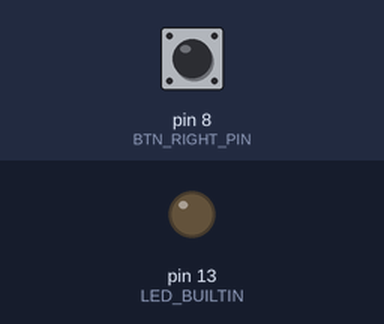
This sketch was run on a simulated Arduino Uno, built with avr-gcc and run on an emulated ATmega328P. Shown: output pins drawn as LEDs (lit = HIGH). The inputs (shaded band) are chosen by the test bench; at power-on: pin 8 (BTN_RIGHT_PIN) HIGH. What the sketch prints to the serial monitor is not drawn.

Above: at 1.2 s.
1.3 s: pin 8 (BTN_RIGHT_PIN) pulled LOW for 1 s
At 2.1 s:
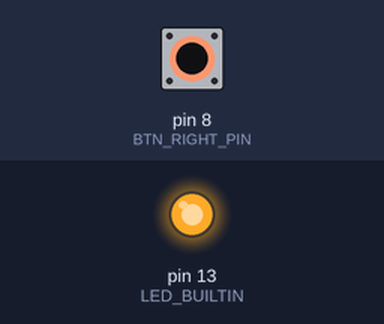
4.3 s: pin 8 (BTN_RIGHT_PIN) pulled LOW for 3.2 s
At 9.5 s:
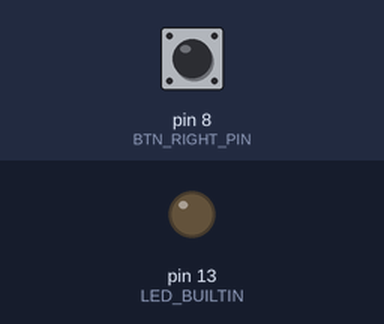
Timing chart, 0 to 11.0 s (numbered marks = the images above; inputs shaded):
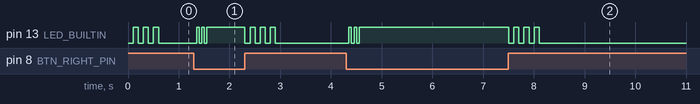

The sketch:

BtnBounceSuppress.ino
```cpp
/*
   пример скетча для устранения дребезга кнопки.
   Кнопка сичтается нажатой или НЕ нажатой если она находится в одном из этих состояний 10 (countStateToSwitch=10) и более циклов считывания подряд
*/

#define BTN_RIGHT_PIN 8

enum BtnState {  //возможные состояния кнопок
  None = 1,
  Pressed = 2,
  Released = 3,
  Front = 4,
  Fall = 5
};

struct Btn {    // структура кнопки
  byte pin = 0;
  int countState = 0;             // счетчик считываний
  int countStateToSwitch = 10;
  BtnState stableState = None;   // текущее устойчивое состояние кнопки
  BtnState prevState = None;     // предыдущее считаное состояние кнопки

  //-------------------------- функция для инициализации (установки исходного рабочего состояния) кнопки (типа как конструктор у класса)
  void init(byte btnpin) {
    pin = btnpin;
    pinMode(pin, INPUT_PULLUP);
  }

  //---------------------------- Функция Check возвращает одно из состояний Pressed, Released, Front, Fall.
  BtnState check() {
    BtnState instantState;    // состояние кнопки на текущий момент
    if (digitalRead(pin))   // читаем пин
      instantState = Released;  // кнопка отпущена (возможно дребезжит)
    else
      instantState = Pressed;   // кнопка нажата (возможно дребезжит)

    // Front и Fall - переходные состояния в котором кнопка может находиться только один цикл проверки
    // после чего состояние безусловно меняется на Pressed или Released соответственно.
    if (stableState == Front)
      stableState = Pressed;
    else if (stableState == Fall)
      stableState = Released;

    if (instantState != prevState)  // если изменилось состояние то
      countState = 0;           // обнуляем счетчик и начинаем новый отсчет
    else {
      countState++;             // если состояние не меняется то инкрементим счетчик
      if (countState == countStateToSwitch && stableState != instantState) {  // если насчитали нужное количество одиноковых считываний то меняем стабильное состояние
        if (instantState == Pressed)     // переход из одного стабильного состояния в другое происходит через состояния Front или Fall
          stableState = Front;
        else
          stableState = Fall;
      }
      else if (countState > countStateToSwitch) { // Если ничего не меняется и счетчик больше 10 то
        countState--;                             // декризим счетчик чтобы он не переполнился.
      }
    }

    prevState = instantState;
    return stableState;                           // Всегда возвращаем  стабильное (отфильтрованное от дребезга) состояние
  }
};

Btn btnRight;

void setup() {
  Serial.begin(115200);
  btnRight.init(BTN_RIGHT_PIN);     // инициализация кнопки
  pinMode(LED_BUILTIN, OUTPUT);
}

void loop() {
  BtnState bs = btnRight.check();   // получаем стабильное состояние
  if (bs == Front || bs == Fall) {  // приход фронта и спада обозначаем миганием светодиода
    byte pause = 50 + 50 * (bs == Fall);
    for (int i = 0; i < 6; i++)
    {
      digitalWrite( LED_BUILTIN, i % 2);
      delay(pause);
    }
  }
  else
    digitalWrite( LED_BUILTIN, (bs == Pressed));  // устойчивые стосояния нажатия и отпускания соответсвенно показываем светодиодом

  Serial.print(bs);
  Serial.print(" ");
  Serial.print(btnRight.countState);
  Serial.println(" ");
}
```

Measured:
- after the input at 1.3 s, pin 13 (LED_BUILTIN): goes HIGH 0.05 s, LOW 0.05 s, HIGH 0.05 s, LOW 0.05 s, HIGH 0.75 s, 3 × (LOW 0.10 s, HIGH 0.10 s), then LOW, starting after 0.06 s
- after the input at 4.3 s, pin 13 (LED_BUILTIN): goes HIGH 0.05 s, LOW 0.05 s, HIGH 0.05 s, LOW 0.05 s, HIGH 2.9 s, 3 × (LOW 0.10 s, HIGH 0.10 s), then LOW, starting after 0.06 s
- by itself, pin 13 (LED_BUILTIN): alternates HIGH for 0.10 s and LOW for 0.10 s, 6 changes in all, then stays LOW
